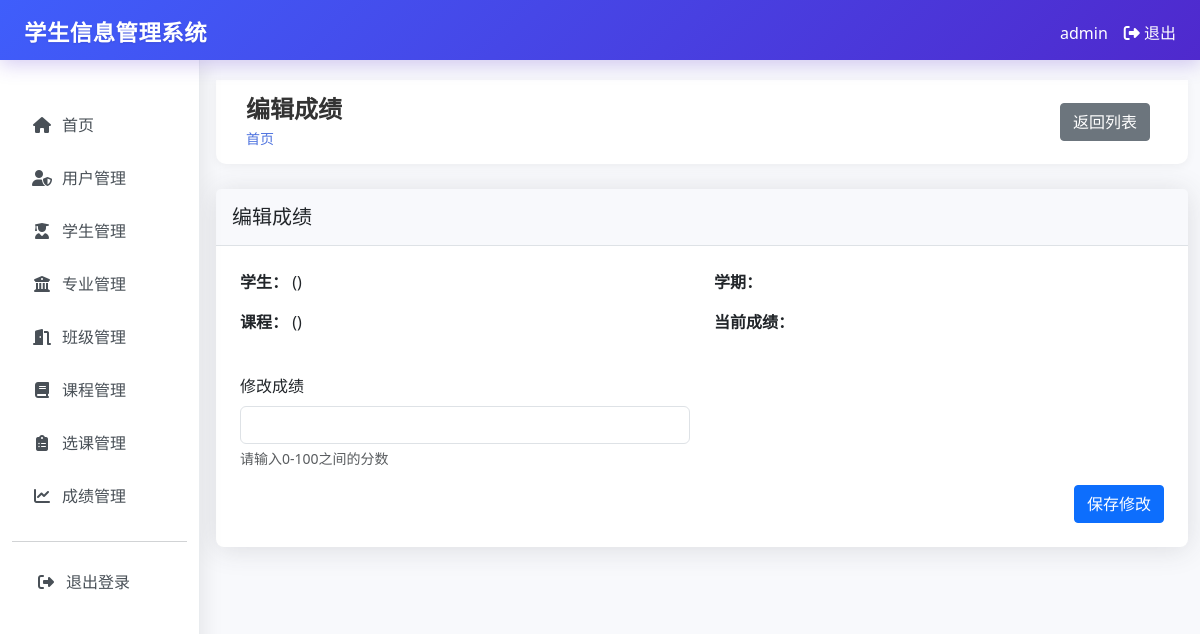
/grades/2/edit (signed in), run on an earlier commit of the app's database.
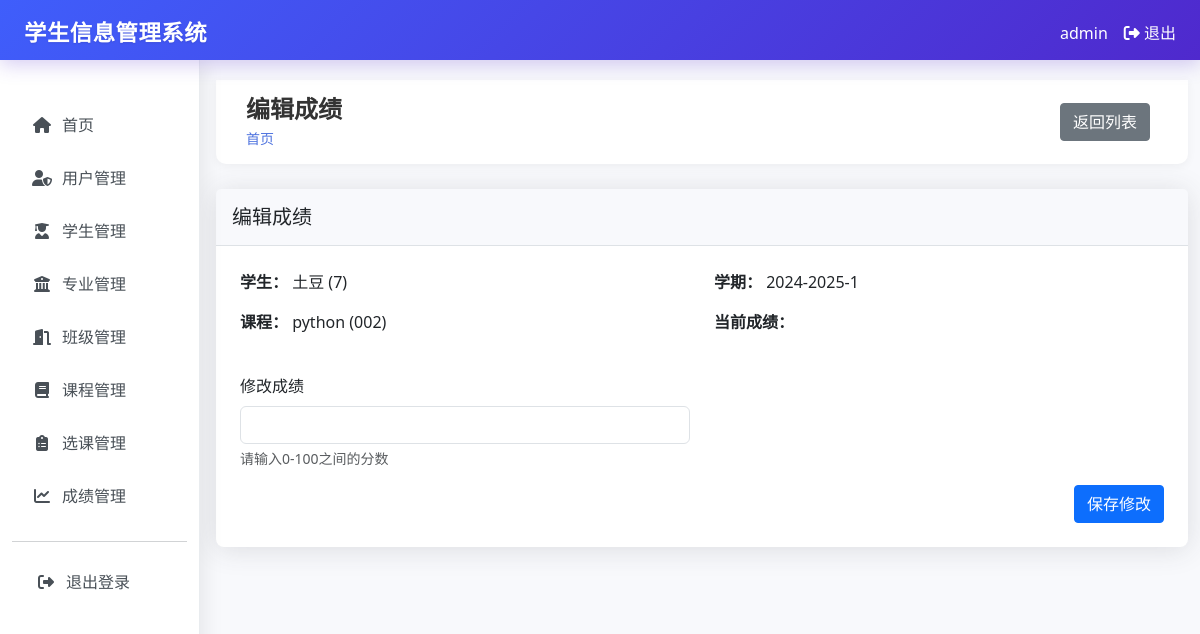
And on a later commit of the database.
### tables this page shows
CREATE TABLE students (
        id INTEGER PRIMARY KEY AUTOINCREMENT,
        student_id TEXT UNIQUE NOT NULL,
        name TEXT NOT NULL,
        gender TEXT NOT NULL,
        birth_date TEXT,
        address TEXT,
        phone TEXT,
        email TEXT,
        major_id INTEGER,
        class_id INTEGER,
        enrollment_date TEXT,
        created_by INTEGER,
        created_at TIMESTAMP DEFAULT CURRENT_TIMESTAMP,
        FOREIGN KEY (major_id) REFERENCES majors (id),
        FOREIGN KEY (class_id) REFERENCES classes (id),
        FOREIGN KEY (created_by) REFERENCES users (id)
    );

CREATE TABLE enrollments (
        id INTEGER PRIMARY KEY AUTOINCREMENT,
        student_id INTEGER,
        course_id INTEGER,
        grade REAL,
        semester TEXT,
        created_at TIMESTAMP DEFAULT CURRENT_TIMESTAMP,
        FOREIGN KEY (student_id) REFERENCES students (id),
        FOREIGN KEY (course_id) REFERENCES courses (id)
    );

CREATE TABLE courses (
        id INTEGER PRIMARY KEY AUTOINCREMENT,
        code TEXT UNIQUE NOT NULL,
        name TEXT NOT NULL,
        description TEXT,
        credits INTEGER,
        created_at TIMESTAMP DEFAULT CURRENT_TIMESTAMP
    );

### app.py (the view, shortened to what this page needs)
@app.route("/grades/<int:grade_id>/edit", methods=["GET", "POST"])
@login_required
def edit_grade(grade_id):
    conn = get_db_connection()
    grade = conn.execute("""
        SELECT g.*, e.student_id, e.course_id, e.semester,
               s.name as student_name, s.student_id as student_number,
               c.name as course_name, c.code
        FROM grades g
        JOIN enrollments e ON g.enrollment_id = e.id
        JOIN students s ON e.student_id = s.id
        JOIN courses c ON e.course_id = c.id
        WHERE g.id = ?
    """, (grade_id,)).fetchone()
    if session.get("role") != "admin":
        student = conn.execute("SELECT created_by FROM students WHERE id = ?",
                              (grade["student_id"],)).fetchone()
        if student["created_by"] != session["user_id"]:
            flash("您没有权限编辑此成绩记录")
            return redirect(url_for("grades"))
    conn.close()
    return render_template("grades/edit.html", grade=grade)

### app.py (called while the page is built)
def login_required(f):
    @wraps(f)
    def decorated_function(*args, **kwargs):
        if "user_id" not in session:
            return redirect(url_for("login"))
        return f(*args, **kwargs)
    return decorated_function

def get_db_connection():
    conn = sqlite3.connect("student_management.db")
    conn.row_factory = sqlite3.Row
    return conn

### templates/grades/edit.html (shortened to what this page needs)
{% extends "base.html" %}
{% block header %}编辑成绩{% endblock %}
{% block actions %}
<a href="{{ url_for('grades') }}" class="btn btn-secondary">返回列表</a>
{% endblock %}
{% block content %}
<div class="card">
    <div class="card-header">
        <h5 class="card-title mb-0">编辑成绩</h5>
    </div>
    <div class="card-body">
        <div class="row mb-4">
            <div class="col-md-6">
                <p><strong>学生：</strong> {{ grade.student_name }} ({{ grade.student_id }})</p>
                <p><strong>课程：</strong> {{ grade.course_name }} ({{ grade.code }})</p>
            </div>
            <div class="col-md-6">
                <p><strong>学期：</strong> {{ grade.semester }}</p>
                <p><strong>当前成绩：</strong> {{ grade.grade }}</p>
            </div>
        </div>
        <form method="post">
            <div class="row mb-3">
                <div class="col-md-6">
                    <label for="grade" class="form-label">修改成绩</label>
                    <input type="number" class="form-control" id="grade" name="grade" min="0" max="100" step="0.1" value="{{ grade.grade }}" required>
                    <div class="form-text">请输入0-100之间的分数</div>
                </div>
            </div>
            <div class="d-flex justify-content-end">
                <button type="submit" class="btn btn-primary">保存修改</button>
            </div>
        </form>
    </div>
</div>
{% endblock %}

What changed in the data, as far as the page shows it:
now on this page (row unchanged): students: student_name "土豆"
added enrollments: student_id "7", semester "2024-2025-1"
now on this page (row unchanged): courses: course_name "python", code "002"
